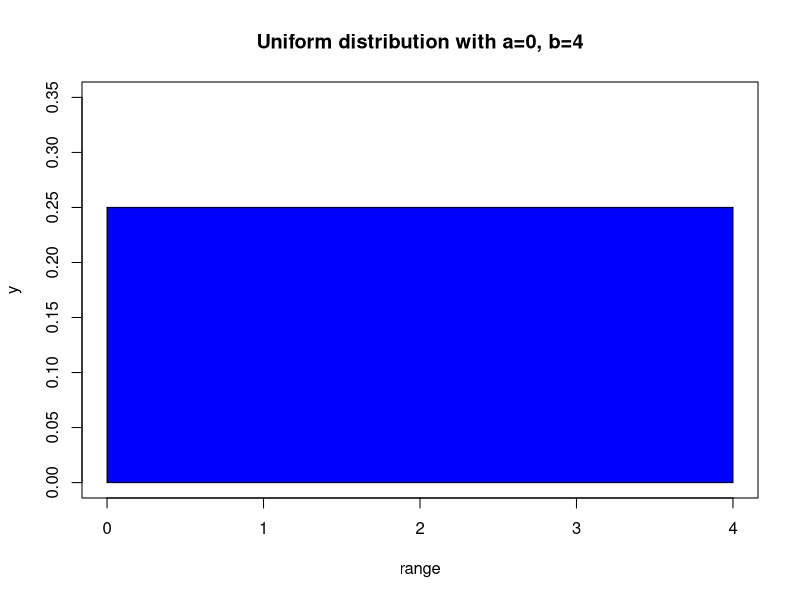
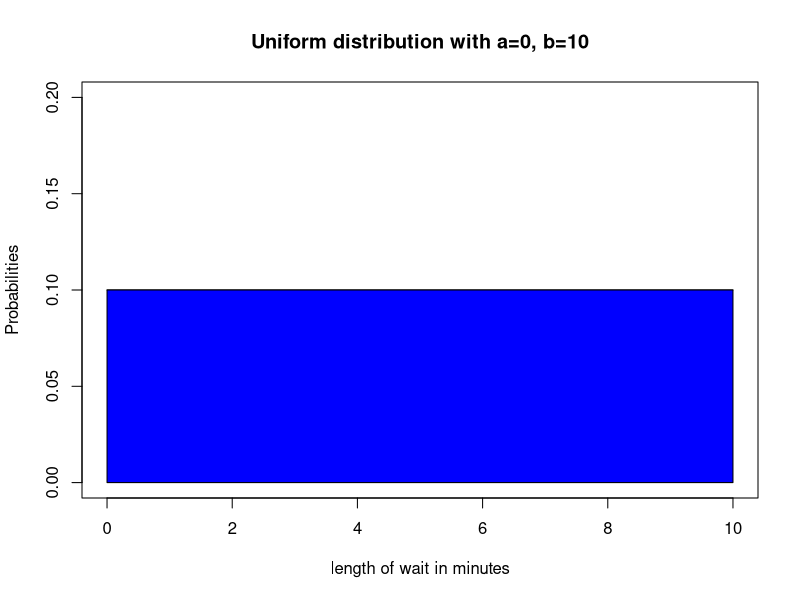
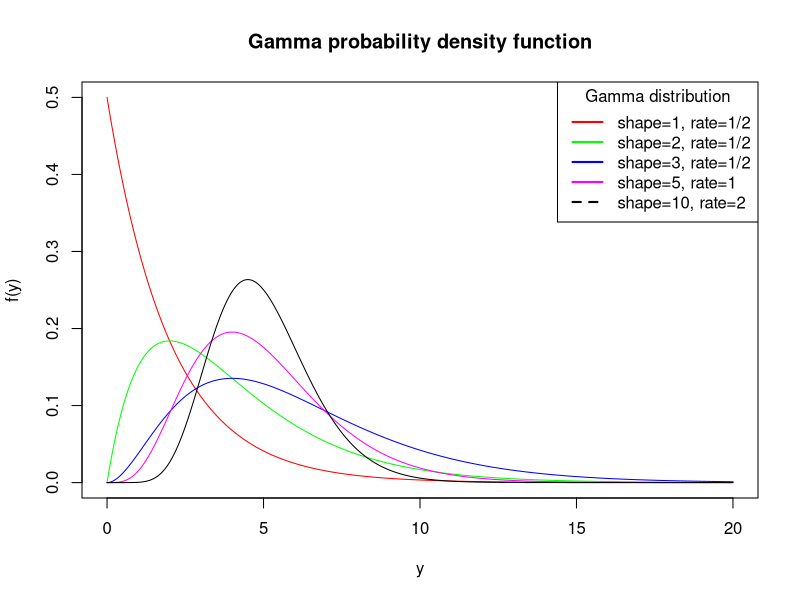
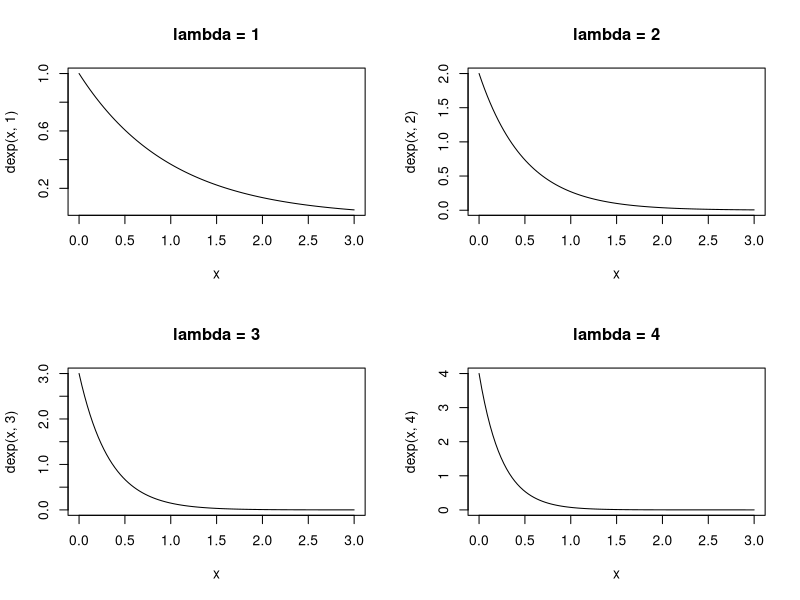
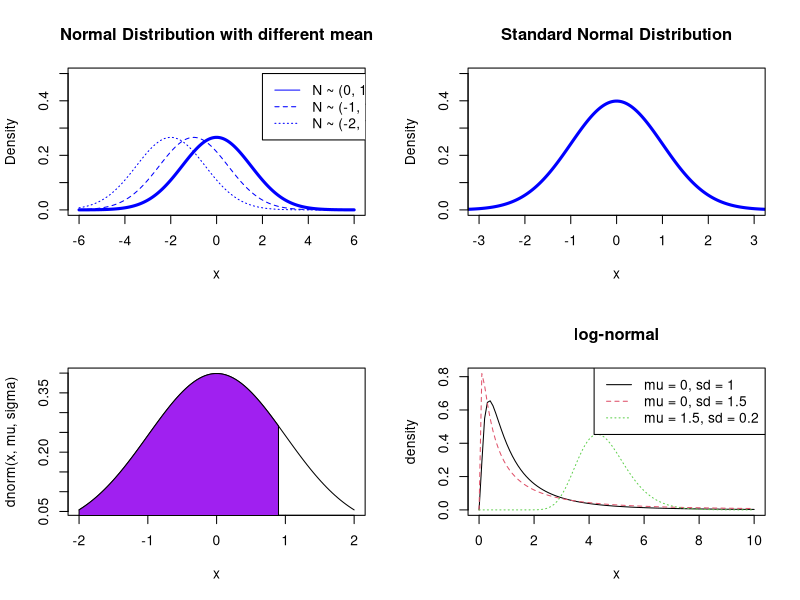

Write the R code that produced these figures, in order.
## ---- chunk 1
a=0
b=4
x=4
# Draw the uniform distribution
range=seq(a,b,0.01)
y=dunif(range,a,b)
plot(range,y,type='l',ylim=c(0,max(y)+0.1))

# add area to the left of x
cord.a=c(a,seq(a,x,0.01),x)
cord.b=c(0,dunif(seq(a,x,0.01),a,b) ,0)
polygon(cord.a,cord.b,col="blue")
title("Uniform distribution with a=0, b=4")
## ---- chunk 2
a=0
b=10
x=10
# Draw the uniform distribution
range=seq(a,b,0.01)
y=dunif(range,a,b)
plot(range,y,type='l',ylim=c(0,max(y)+0.1),xlab="length of wait in minutes",ylab="Probabilities")

# add area to the left of x
cord.a=c(a,seq(a,x,0.01),x)
cord.b=c(0,dunif(seq(a,x,0.01),a,b) ,0)
polygon(cord.a,cord.b,col="blue")
title("Uniform distribution with a=0, b=10")
## ---- chunk 3
min.y <- 0
max.y <- 20
num.samples <- 1000
y <- seq(min.y, max.y, length=num.samples)
colors <- c("red", "green", "blue", "magenta", "black")
labels <- c("shape=1, rate=1/2", "shape=2, rate=1/2", "shape=3, rate=1/2", "shape=5, rate=1", "shape=10, rate=2")
# Open new plot with x limits from 0 to 20, and y limits from 0 to 0.5
plot(c(0, 20), c(0, 0.5), xlab='y', ylab='f(y)', main="Gamma probability density function", type="n")
lines(y, dgamma(y, shape=1, rate=1/2), col="red")
lines(y, dgamma(y, shape=2, rate=1/2), col="green")
lines(y, dgamma(y, shape=3, rate=1/2), col="blue")
lines(y, dgamma(y, shape=5, rate=1), col="magenta")
lines(y, dgamma(y, shape=10, rate=2), col="black")
legend("topright", title="Gamma distribution",
       labels, lwd=2, lty=c(1, 1, 1, 1, 2), col=colors)
## ---- chunk 4
par(mfrow = c(2,2))
curve(dexp(x, 1), 0, 3, main ="lambda = 1")
curve(dexp(x, 2), 0, 3, main ="lambda = 2") 
curve(dexp(x, 3), 0, 3, main ="lambda = 3") 
curve(dexp(x, 4), 0, 3, main ="lambda = 4")
## ---- chunk 5
#Standard normal, then shifted to the left
x <- seq(-6,6,length=500)
plot(x,dnorm(x,mean=0,sd=1.5),type = "l",lty=1,lwd=3,col="blue",main="Normal Distribution with different mean",ylim=c(0,0.5),xlim=c(-6,6),ylab="Density")
curve(dnorm(x,-1,1.5),add=TRUE,lty=2,col="blue")
curve(dnorm(x,-2,1.5),add=TRUE,lty=3,col="blue")
legend(2,.5,legend=c("N ~ (0, 1.5)","N ~ (-1, 1.5)","N ~ (-2, 1.5)"),lty=1:3,col="blue")
## ---- chunk 6
#Standard normal, then shifted to the left
x <- seq(-6,6,length=500)
plot(x,dnorm(x,mean=0,sd=1),type = "l",lty=1,lwd=3,col="blue",main="Standard Normal Distribution",ylim=c(0,0.5),xlim=c(-3,3),ylab="Density")
## ---- chunk 7
lower.x <- -2
upper.x <- 0.9
step <- (upper.x - lower.x) / 100
sigma <- 1
mu <- 0
bounds <- c(mu-2*sigma, mu+2*sigma)
cord.x <- c(lower.x,seq(lower.x,upper.x,step),upper.x)
cord.y <- c(0,dnorm(seq(lower.x,upper.x,step),mu,sigma),0)
curve(dnorm(x,mu,sigma),xlim=bounds) 
polygon(cord.x,cord.y,col='purple')
## ---- chunk 8
pnorm(0.9)
## ---- chunk 9
pnorm(0.9)
## ---- chunk 10
pnorm(0.3,lower.tail=F)
1-pnorm(0.3)
## ---- chunk 11
0.8159399-0.3820886
## ---- chunk 12
qnorm(0.8997)
## ---- chunk 13
x<- seq(0,10,length = 100)
a <- dlnorm(x, meanlog = 0, sdlog = 1, log = FALSE)
 b <- dlnorm(x, meanlog = 0, sdlog = 1.5, log = FALSE)
 g <- dlnorm(x, meanlog = 1.5, sdlog = 0.2, log = FALSE)
matplot(x, cbind(a,b,g), type = "l", ylab = "density", main = "log-normal",
        col = 1:3, lty = 1:3)
legend("topright",
       legend = c("mu = 0, sd = 1", "mu = 0, sd = 1.5", "mu = 1.5, sd = 0.2"),
       col = 1:3,
       lty = 1:3)
## ---- chunk 14
(log(40)-25)/10
pnorm(-2.131112)
